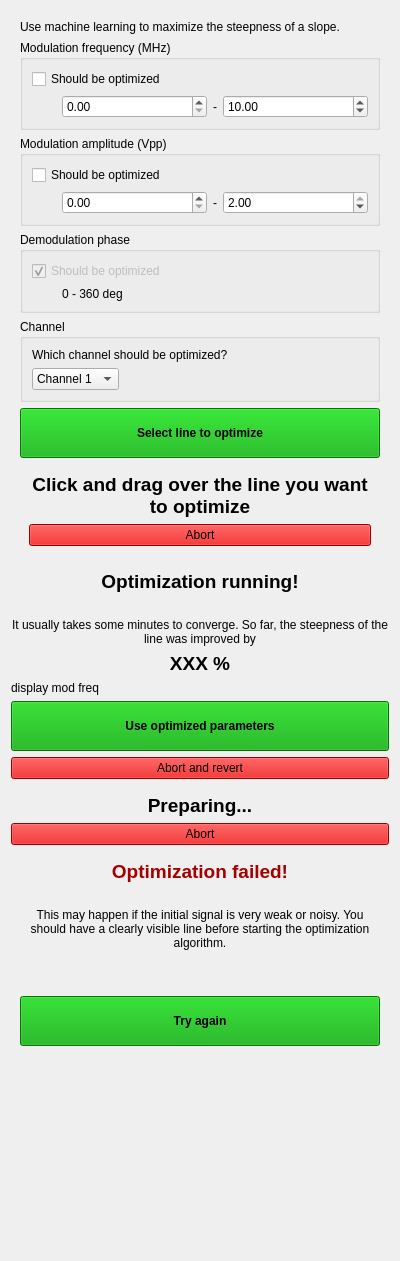
<?xml version="1.0" encoding="UTF-8"?>
<ui version="4.0">
 <class>Form</class>
 <widget class="QWidget" name="Form">
  <property name="geometry">
   <rect>
    <x>0</x>
    <y>0</y>
    <width>400</width>
    <height>1261</height>
   </rect>
  </property>
  <property name="windowTitle">
   <string>Form</string>
  </property>
  <layout class="QVBoxLayout" name="verticalLayout_2">
   <item>
    <widget class="QWidget" name="optimization_not_running_container" native="true">
     <layout class="QVBoxLayout" name="verticalLayout">
      <item>
       <widget class="QWidget" name="optimization_not_selecting" native="true">
        <layout class="QVBoxLayout" name="verticalLayout_22">
         <property name="leftMargin">
          <number>0</number>
         </property>
         <property name="topMargin">
          <number>0</number>
         </property>
         <property name="rightMargin">
          <number>0</number>
         </property>
         <property name="bottomMargin">
          <number>0</number>
         </property>
         <item>
          <widget class="QLabel" name="label_19">
           <property name="text">
            <string>Use machine learning to maximize the steepness of a slope.</string>
           </property>
           <property name="wordWrap">
            <bool>true</bool>
           </property>
          </widget>
         </item>
         <item>
          <widget class="QGroupBox" name="groupBox_14">
           <property name="title">
            <string>Modulation frequency (MHz)</string>
           </property>
           <layout class="QVBoxLayout" name="verticalLayout_29">
            <item>
             <widget class="QCheckBox" name="optimization_mod_freq">
              <property name="text">
               <string>Should be optimized</string>
              </property>
             </widget>
            </item>
            <item>
             <layout class="QHBoxLayout" name="horizontalLayout_28">
              <property name="leftMargin">
               <number>30</number>
              </property>
              <item>
               <widget class="CustomDoubleSpinBoxNoSign" name="optimization_mod_freq_min"/>
              </item>
              <item>
               <widget class="QLabel" name="label_24">
                <property name="sizePolicy">
                 <sizepolicy hsizetype="Fixed" vsizetype="Preferred">
                  <horstretch>0</horstretch>
                  <verstretch>0</verstretch>
                 </sizepolicy>
                </property>
                <property name="text">
                 <string>-</string>
                </property>
               </widget>
              </item>
              <item>
               <widget class="CustomDoubleSpinBoxNoSign" name="optimization_mod_freq_max">
                <property name="sizePolicy">
                 <sizepolicy hsizetype="Minimum" vsizetype="Fixed">
                  <horstretch>0</horstretch>
                  <verstretch>0</verstretch>
                 </sizepolicy>
                </property>
                <property name="value">
                 <double>10.000000000000000</double>
                </property>
               </widget>
              </item>
             </layout>
            </item>
           </layout>
          </widget>
         </item>
         <item>
          <widget class="QGroupBox" name="groupBox_15">
           <property name="title">
            <string>Modulation amplitude (Vpp)</string>
           </property>
           <layout class="QVBoxLayout" name="verticalLayout_30">
            <item>
             <widget class="QCheckBox" name="optimization_mod_amp">
              <property name="text">
               <string>Should be optimized</string>
              </property>
             </widget>
            </item>
            <item>
             <layout class="QHBoxLayout" name="horizontalLayout_29">
              <property name="leftMargin">
               <number>30</number>
              </property>
              <item>
               <widget class="CustomDoubleSpinBoxNoSign" name="optimization_mod_amp_min">
                <property name="maximum">
                 <double>2.000000000000000</double>
                </property>
               </widget>
              </item>
              <item>
               <widget class="QLabel" name="label_18">
                <property name="sizePolicy">
                 <sizepolicy hsizetype="Fixed" vsizetype="Preferred">
                  <horstretch>0</horstretch>
                  <verstretch>0</verstretch>
                 </sizepolicy>
                </property>
                <property name="text">
                 <string>-</string>
                </property>
               </widget>
              </item>
              <item>
               <widget class="CustomDoubleSpinBoxNoSign" name="optimization_mod_amp_max">
                <property name="maximum">
                 <double>2.000000000000000</double>
                </property>
                <property name="value">
                 <double>2.000000000000000</double>
                </property>
               </widget>
              </item>
             </layout>
            </item>
           </layout>
          </widget>
         </item>
         <item>
          <widget class="QGroupBox" name="groupBox_17">
           <property name="title">
            <string>Demodulation phase</string>
           </property>
           <layout class="QVBoxLayout" name="verticalLayout_27">
            <item>
             <widget class="QCheckBox" name="checkBox">
              <property name="enabled">
               <bool>false</bool>
              </property>
              <property name="text">
               <string>Should be optimized</string>
              </property>
              <property name="checked">
               <bool>true</bool>
              </property>
             </widget>
            </item>
            <item>
             <widget class="QLabel" name="label_25">
              <property name="text">
               <string>0 - 360 deg</string>
              </property>
              <property name="indent">
               <number>30</number>
              </property>
             </widget>
            </item>
           </layout>
          </widget>
         </item>
         <item>
          <widget class="QGroupBox" name="optimization_channel_selector_box">
           <property name="title">
            <string>Channel</string>
           </property>
           <layout class="QVBoxLayout" name="verticalLayout_26">
            <item>
             <widget class="QLabel" name="label_23">
              <property name="text">
               <string>Which channel should be optimized?</string>
              </property>
              <property name="wordWrap">
               <bool>true</bool>
              </property>
             </widget>
            </item>
            <item>
             <widget class="QComboBox" name="optimization_channel_selector">
              <property name="sizePolicy">
               <sizepolicy hsizetype="Fixed" vsizetype="Fixed">
                <horstretch>0</horstretch>
                <verstretch>0</verstretch>
               </sizepolicy>
              </property>
              <item>
               <property name="text">
                <string>Channel 1</string>
               </property>
              </item>
              <item>
               <property name="text">
                <string>Channel 2</string>
               </property>
              </item>
             </widget>
            </item>
           </layout>
          </widget>
         </item>
         <item>
          <widget class="QPushButton" name="start_optimization_btn">
           <property name="minimumSize">
            <size>
             <width>0</width>
             <height>50</height>
            </size>
           </property>
           <property name="font">
            <font>
             <weight>75</weight>
             <bold>true</bold>
            </font>
           </property>
           <property name="styleSheet">
            <string notr="true">background: #00aa00</string>
           </property>
           <property name="text">
            <string>Select line to optimize</string>
           </property>
          </widget>
         </item>
        </layout>
       </widget>
      </item>
      <item>
       <widget class="QWidget" name="optimization_selecting" native="true">
        <layout class="QVBoxLayout" name="verticalLayout_23">
         <item>
          <widget class="QLabel" name="label_20">
           <property name="text">
            <string>&lt;html&gt;&lt;head/&gt;&lt;body&gt;&lt;p align=&quot;center&quot;&gt;&lt;span style=&quot; font-size:14pt; font-weight:600;&quot;&gt;Click and drag over the line you want to optimize&lt;/span&gt;&lt;/p&gt;&lt;/body&gt;&lt;/html&gt;</string>
           </property>
           <property name="scaledContents">
            <bool>false</bool>
           </property>
           <property name="alignment">
            <set>Qt::AlignCenter</set>
           </property>
           <property name="wordWrap">
            <bool>true</bool>
           </property>
          </widget>
         </item>
         <item>
          <widget class="QPushButton" name="abortOptimizationLineSelection">
           <property name="styleSheet">
            <string notr="true">background-color: #d40000;</string>
           </property>
           <property name="text">
            <string>Abort</string>
           </property>
          </widget>
         </item>
        </layout>
       </widget>
      </item>
     </layout>
    </widget>
   </item>
   <item>
    <widget class="QWidget" name="optimization_running_container" native="true">
     <layout class="QVBoxLayout" name="verticalLayout_21">
      <property name="leftMargin">
       <number>0</number>
      </property>
      <property name="topMargin">
       <number>0</number>
      </property>
      <property name="rightMargin">
       <number>0</number>
      </property>
      <property name="bottomMargin">
       <number>0</number>
      </property>
      <item>
       <widget class="QLabel" name="label_14">
        <property name="text">
         <string>&lt;html&gt;&lt;head/&gt;&lt;body&gt;&lt;p&gt;&lt;span style=&quot; font-size:14pt; font-weight:600;&quot;&gt;Optimization running!&lt;/span&gt;&lt;br/&gt;&lt;/p&gt;&lt;p&gt;It usually takes some minutes to converge. So far, the steepness of the line was improved by&lt;/p&gt;&lt;/body&gt;&lt;/html&gt;</string>
        </property>
        <property name="textFormat">
         <enum>Qt::RichText</enum>
        </property>
        <property name="alignment">
         <set>Qt::AlignCenter</set>
        </property>
        <property name="wordWrap">
         <bool>true</bool>
        </property>
       </widget>
      </item>
      <item>
       <widget class="QLabel" name="optimization_improvement">
        <property name="font">
         <font>
          <pointsize>14</pointsize>
          <weight>75</weight>
          <bold>true</bold>
         </font>
        </property>
        <property name="text">
         <string>XXX %</string>
        </property>
        <property name="alignment">
         <set>Qt::AlignCenter</set>
        </property>
       </widget>
      </item>
      <item>
       <widget class="QLabel" name="optimization_display_parameters">
        <property name="text">
         <string>display mod freq</string>
        </property>
        <property name="textFormat">
         <enum>Qt::RichText</enum>
        </property>
        <property name="wordWrap">
         <bool>true</bool>
        </property>
       </widget>
      </item>
      <item>
       <widget class="QPushButton" name="optimization_use_new_parameters">
        <property name="minimumSize">
         <size>
          <width>0</width>
          <height>50</height>
         </size>
        </property>
        <property name="font">
         <font>
          <weight>75</weight>
          <bold>true</bold>
         </font>
        </property>
        <property name="styleSheet">
         <string notr="true">background-color: #00a400;</string>
        </property>
        <property name="text">
         <string>Use optimized parameters</string>
        </property>
       </widget>
      </item>
      <item>
       <widget class="QPushButton" name="optimization_abort">
        <property name="styleSheet">
         <string notr="true">background-color: #d40000;</string>
        </property>
        <property name="text">
         <string>Abort and revert</string>
        </property>
       </widget>
      </item>
     </layout>
    </widget>
   </item>
   <item>
    <widget class="QWidget" name="optimization_preparing" native="true">
     <layout class="QVBoxLayout" name="verticalLayout_32">
      <property name="leftMargin">
       <number>0</number>
      </property>
      <property name="rightMargin">
       <number>0</number>
      </property>
      <property name="bottomMargin">
       <number>0</number>
      </property>
      <item>
       <widget class="QLabel" name="optimization_preparing_text">
        <property name="text">
         <string>&lt;html&gt;&lt;head/&gt;&lt;body&gt;&lt;p align=&quot;center&quot;&gt;&lt;span style=&quot; font-size:14pt; font-weight:600;&quot;&gt;Preparing...&lt;/span&gt;&lt;/p&gt;&lt;/body&gt;&lt;/html&gt;</string>
        </property>
        <property name="wordWrap">
         <bool>true</bool>
        </property>
       </widget>
      </item>
      <item>
       <widget class="QPushButton" name="abortOptimizationPreparing">
        <property name="styleSheet">
         <string notr="true">background-color: #d40000;</string>
        </property>
        <property name="text">
         <string>Abort</string>
        </property>
       </widget>
      </item>
     </layout>
    </widget>
   </item>
   <item>
    <widget class="QWidget" name="optimization_failed" native="true">
     <layout class="QVBoxLayout" name="verticalLayout_3">
      <item>
       <widget class="QLabel" name="label_15">
        <property name="text">
         <string>&lt;html&gt;&lt;head/&gt;&lt;body&gt;&lt;p&gt;&lt;span style=&quot; font-size:14pt; font-weight:600; color:#a40000;&quot;&gt;Optimization failed!&lt;/span&gt;&lt;br/&gt;&lt;/p&gt;&lt;p&gt;This may happen if the initial signal is very weak or noisy. You should have a clearly visible line before starting the optimization algorithm.&lt;/p&gt;&lt;/body&gt;&lt;/html&gt;</string>
        </property>
        <property name="textFormat">
         <enum>Qt::RichText</enum>
        </property>
        <property name="alignment">
         <set>Qt::AlignCenter</set>
        </property>
        <property name="wordWrap">
         <bool>true</bool>
        </property>
       </widget>
      </item>
      <item>
       <spacer name="verticalSpacer">
        <property name="orientation">
         <enum>Qt::Vertical</enum>
        </property>
        <property name="sizeType">
         <enum>QSizePolicy::Fixed</enum>
        </property>
        <property name="sizeHint" stdset="0">
         <size>
          <width>20</width>
          <height>40</height>
         </size>
        </property>
       </spacer>
      </item>
      <item>
       <widget class="QPushButton" name="optimization_reset_failed_state">
        <property name="minimumSize">
         <size>
          <width>0</width>
          <height>50</height>
         </size>
        </property>
        <property name="font">
         <font>
          <weight>75</weight>
          <bold>true</bold>
         </font>
        </property>
        <property name="styleSheet">
         <string notr="true">background-color: #00a400;</string>
        </property>
        <property name="text">
         <string>Try again</string>
        </property>
       </widget>
      </item>
     </layout>
    </widget>
   </item>
   <item>
    <spacer name="verticalSpacer_4">
     <property name="orientation">
      <enum>Qt::Vertical</enum>
     </property>
     <property name="sizeHint" stdset="0">
      <size>
       <width>20</width>
       <height>0</height>
      </size>
     </property>
    </spacer>
   </item>
  </layout>
 </widget>
 <customwidgets>
  <customwidget>
   <class>CustomDoubleSpinBoxNoSign</class>
   <extends>QDoubleSpinBox</extends>
   <header location="global">spin_box.h</header>
  </customwidget>
 </customwidgets>
 <resources/>
 <connections/>
</ui>
